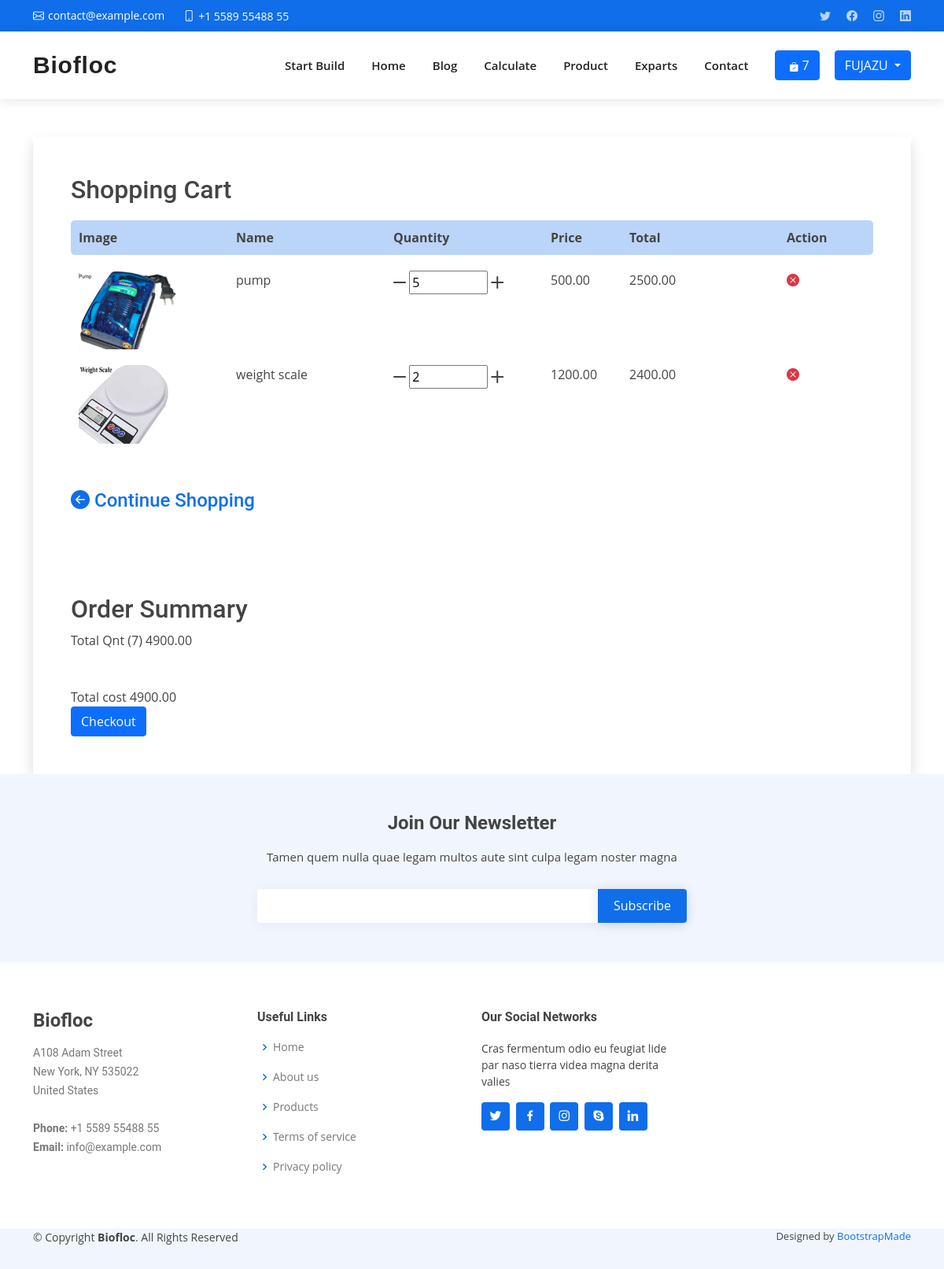
The page /cart (signed in) on the database its author committed.
### product/models.py (models this page shows, shortened)
class Order(models.Model):
    customer = models.ForeignKey(
        User, on_delete=models.SET_NULL, blank=True, null=True)
    date_orderd = models.DateTimeField(auto_now_add=True)
    complete = models.BooleanField(default=False)
    transaction_id = models.CharField(max_length=200, null=True)
    @property
    def get_cart_total(self):
        orderitems = self.orderitem_set.all()
        total = sum([item.get_total for item in orderitems])
        return total
    @property
    def get_cart_items(self):
        orderitem = self.orderitem_set.all()
        total = sum([item.quantity for item in orderitem])
        return total

class OrderItem(models.Model):
    product = models.ForeignKey(
        Product, on_delete=models.SET_NULL, blank=True, null=True)
    order = models.ForeignKey(
        Order, on_delete=models.SET_NULL, blank=True, null=True)
    quantity = models.IntegerField(default=0, null=True, blank=True)
    date_added = models.DateTimeField(auto_now_add=True)
    @property
    def get_total(self):
        total = self.product.price * self.quantity
        return total

class Product(models.Model):
    name = models.CharField(max_length=255)
    price = models.DecimalField(max_digits=7, decimal_places=2)
    pic = models.ImageField(null=True, blank=True, default='250x250.png')

### account/models.py (models this page shows)
class User(AbstractUser):
    FARMAR = 'FARMAR'
    AGRICULTURERIST = 'AGRICULTURERIST'
    VATONARIS = 'VATONARIS'
    IS_DOCTOR = 'DOCTOR'
    IS_USER = 'USER'
    USER_TYPE_CHOICES = [
        (IS_DOCTOR, 'Doctor'),
        (IS_USER, 'User'),
    ]
    user_type = models.CharField(
        max_length=20, choices=USER_TYPE_CHOICES, default=IS_USER)

### cart/views.py (the view)
# urls.py: path('cart', cart_summery, name='cart'),
def cart_summery(request):
    if request.user.is_authenticated:
        customer = request.user
        order, created = Order.objects.get_or_create(
            customer=customer, complete=False)
        items = order.orderitem_set.all()
    else:
        items = []
        order = {'get_cart_items': 0, 'get_cart_total': 0}
    context = {'items': items, 'order': order}
    return render(request, 'cart/cart.html', context)

### templates/cart/cart.html (shortened to what this page needs)
{% extends "layout/layout.html" %}
{% block content %}
<div class="container">
    <div class="flex shadow ">
        <div class="p-5 mt-5">
            <div class="">
                <h2 class="">Shopping Cart</h2>
            </div>
            <div style="display: grid;grid-template-columns: 20% 20% 20% 10% 20% 10%; font-weight: bold;     margin-top: 20px;
                margin-bottom: 10px;
                padding: 10px;
                background: #166eea4a;
                border-radius: 5px;">
                <div class="">Image</div>
                <div class="">Name</div>
                <div class="">Quantity</div>
                <div class="">Price</div>
                <div class="">Total</div>
                <div class="">Action</div>
            </div>
            {% for item in items %}
            <div style="display: grid;grid-template-columns: 20% 20% 20% 10% 20% 10%;padding: 10px;">
                <div class="">
                    <img height="100px" src="{{ item.product.pic.url }}" alt="">
                </div>
                <div class="">
                    <span class="">{{ item.product.name }}</span>
                </div>
                <div class="">
                    <i data-product="{{item.product.id}}" data-action="remove" class="bi bi-dash-lg update-cart"></i>
                    <input width="50" height="100" class="" style="width: 100px;" type="text" value="{{item.quantity}}">
                    <i data-product="{{item.product.id}}" data-action="add" class="bi bi-plus-lg update-cart"></i>
                </div>
                <div class="">
                    <span class="text-center w-1/5 font-semibold text-sm"> {{ item.product.price }}</span>
                </div>
                <div class="">
                    <span class="text-center w-1/5 font-semibold text-sm"> {{item.get_total}}</span>
                </div>
                <div class="text-danger"><i data-action="remove_item" data-product="{{item.product.id}}"
                        class="bi bi-x-circle-fill update-cart" style=""></i></div>
            </div>
            {% endfor %}
            <h4 class="mt-5">
                <a href="{% url 'product' %}" class="flex font-semibold text-indigo-600 text-sm mt-10">
                    <i class="bi bi-arrow-left-circle-fill"></i>
                    Continue Shopping
                </a>
            </h4>
        </div>
        <div id="summary" class="p-5">
            <h2 class="font-semibold text-2xl border-b pb-8">Order Summary</h2>
            <div class="flex justify-between mt-10 mb-5">
                <span class="font-semibold text-sm uppercase">Total Qnt ({{order.get_cart_items}})</span>
                <span class="font-semibold text-sm">{{order.get_cart_total}}</span>
            </div>
            <div class="border-t mt-8">
                <div class="flex font-semibold justify-between py-6 text-sm uppercase">
                    <span>Total cost</span>
                    <span>{{order.get_cart_total}}</span>
                </div>
                <a href="{% url 'checkout' %}">
                    <button class="btn btn-primary">Checkout</button></a>
            </div>
        </div>
    </div>
</div>
{% endblock content %}

### templates/layout/layout.html (shortened to what this page needs)
{% load static %}
<!DOCTYPE html>
<html lang="en">
<head>
  <link href="{% static 'assets/vendor/aos/aos.css' %}" rel="stylesheet">
  <link href="{% static 'assets/vendor/bootstrap/css/bootstrap.min.css' %}" rel="stylesheet">
  <link href="{% static 'assets/vendor/bootstrap-icons/bootstrap-icons.css' %}" rel="stylesheet">
  <link href="{% static 'assets/vendor/boxicons/css/boxicons.min.css' %}" rel="stylesheet">
  <link href="{% static 'assets/vendor/glightbox/css/glightbox.min.css' %}" rel="stylesheet">
  <link href="{% static 'assets/vendor/swiper/swiper-bundle.min.css' %}" rel="stylesheet">
  <link href="{% static 'assets/css/style.css' %}" rel="stylesheet">
</head>
<body>
  <section id="topbar" class="d-flex align-items-center">
    <div class="container d-flex justify-content-center justify-content-md-between">
      <div class="contact-info d-flex align-items-center">
        <i class="bi bi-envelope d-flex align-items-center"><a
            href="mailto:contact@example.com">contact@example.com</a></i>
        <i class="bi bi-phone d-flex align-items-center ms-4"><span>+1 5589 55488 55</span></i>
      </div>
      <div class="social-links d-none d-md-flex align-items-center">
        <a href="#" class="twitter"><i class="bi bi-twitter"></i></a>
        <a href="#" class="facebook"><i class="bi bi-facebook"></i></a>
        <a href="#" class="instagram"><i class="bi bi-instagram"></i></a>
        <a href="#" class="linkedin"><i class="bi bi-linkedin"></i></i></a>
      </div>
    </div>
  </section>
  <header id="header" class="d-flex align-items-center">
    <div class="container d-flex align-items-center justify-content-between">
      <h1 class="logo me-auto"><a href="{% url 'home' %}">Biofloc</a></h1>
      <nav id="navbar" class="navbar">
        <ul>
          {% url 'sb' as url %}
          <li><a class="nav-link {% if request.path == url %} active {% endif %}" href="{% url 'sb' %}">Start Build</a>
          </li>
          {% url 'home' as url %}
          <li><a class="nav-link {% if request.path == url %} active {% endif %}" href="{% url 'home' %}">Home</a></li>
          {% url 'viewBlog' as url %}
          <li><a class="nav-link {% if request.path == url %} active {% endif %}" href="{% url 'viewBlog' %}">Blog</a>
          </li>
          {% if request.user.user_type == 'USER' %}
          {% url 'calculate' as url %}
          <li><a class="nav-link {% if request.path == url %} active {% endif %}"
              href="{% url 'calculate' %}">Calculate</a></li>
          {% url 'product' as url %}
          <li><a class="nav-link {% if request.path == url %} active {% endif %}" href="{% url 'product' %}">Product</a>
          </li>
          {% url 'doctor' as url %}
          <li><a class="nav-link {% if request.path == url %} active {% endif %}" href="{% url 'doctor' %}">Exparts</a>
          </li>
          {% endif %}
          {% url 'contact' as url %}
          <li><a class="nav-link {% if request.path == url %} active {% endif %}" href="{% url 'contact' %}">Contact</a>
          </li>
          {% url 'cart' as cart %}
          {% url 'checkout' as checkout %}
          {% url 'product' as pro %}
          {% if request.path == cart or request.path == pro or request.path == checkout %}
          <li><a class="nav-link" href="{% url 'cart' %}">
              <button type="button" class="btn btn-primary position-relative">
                <i class="bi bi-bag-check-fill"></i>
                <span>
                  {{order.get_cart_items}}
                </span>
              </button>
            </a></li>
          {% endif %}
        </ul>
      </nav>
      {% if request.user.is_authenticated %}
      <div class="btn-group">
        <button type="button" class="btn btn-primary dropdown-toggle ms-3" data-bs-toggle="dropdown"
          aria-expanded="false">
          {{request.user|upper}}
        </button>
      </div>
      {% else %}
      {% url 'product' as url %}
      <a class="btn btn-primary {% if request.path == url %} active {% endif %} ms-2" href="{% url 'login' %}">Login
      </a>
      {% endif %}
    </div>
  </header>
  {% block content %}
  {% endblock content %}
  <footer id="footer">
    <div class="footer-newsletter" id="newsletter">
      <div class="container">
        <div class="row justify-content-center">
          <div class="col-lg-6">
            <h4>Join Our Newsletter</h4>
            <p>Tamen quem nulla quae legam multos aute sint culpa legam noster magna</p>
            <form action="{% url 'newsletter' %}" method="post">
              <input type="email" name="email" required><input type="submit" value="Subscribe">
            </form>
          </div>
        </div>
      </div>
    </div>
    <div class="footer-top">
      <div class="container">
        <div class="row">
          <div class="col-lg-3 col-md-6 footer-contact">
            <h3>Biofloc</h3>
            <p>
              A108 Adam Street <br>
              New York, NY 535022<br>
              United States <br><br>
              <strong>Phone:</strong> +1 5589 55488 55<br>
              <strong>Email:</strong> info@example.com<br>
            </p>
          </div>
          <div class="col-lg-3 col-md-6 footer-links">
            <h4>Useful Links</h4>
            <ul>
              <li><i class="bx bx-chevron-right"></i> <a href="{% url 'home' %}">Home</a></li>
              <li><i class="bx bx-chevron-right"></i> <a href="{% url 'about' %}">About us</a></li>
              <li><i class="bx bx-chevron-right"></i> <a href="{% url 'product' %}">Products</a></li>
              <li><i class="bx bx-chevron-right"></i> <a href="{% url 'terms' %}">Terms of service</a></li>
              <li><i class="bx bx-chevron-right"></i> <a href="{% url 'policy' %}">Privacy policy</a></li>
            </ul>
          </div>
          <div class="col-lg-3 col-md-6 footer-links">
            <h4>Our Social Networks</h4>
            <p>Cras fermentum odio eu feugiat lide par naso tierra videa magna derita valies</p>
            <div class="social-links mt-3">
              <a href="#" class="twitter"><i class="bx bxl-twitter"></i></a>
              <a href="#" class="facebook"><i class="bx bxl-facebook"></i></a>
              <a href="#" class="instagram"><i class="bx bxl-instagram"></i></a>
              <a href="#" class="google-plus"><i class="bx bxl-skype"></i></a>
              <a href="#" class="linkedin"><i class="bx bxl-linkedin"></i></a>
            </div>
          </div>
        </div>
      </div>
    </div>
    <div class="container footer-bottom clearfix">
      <div class="copyright">
        &copy; Copyright <strong><span>Biofloc</span></strong>. All Rights Reserved
      </div>
      <div class="credits">
        Designed by <a href="https://bootstrapmade.com/">BootstrapMade</a>
      </div>
    </div>
  </footer>
</body>
</html>

### static/assets/css/style.css (style rules this page uses)
body { font-family: "Open Sans", sans-serif; color: #444444; }
a { color: #106eea; text-decoration: none; }
h1, h2, h3, h4, h5, h6 { font-family: "Roboto", sans-serif; }
#topbar { background: #106eea; height: 40px; font-size: 14px; transition: all 0.5s; color: #fff; padding: 0; }
#topbar .contact-info i { font-style: normal; color: #fff; }
#topbar .contact-info i a, #topbar .contact-info i span { padding-left: 5px; color: #fff; }
#topbar .contact-info i a { line-height: 0; transition: 0.3s; transition: 0.3s; }
#topbar .social-links a { color: rgba(255, 255, 255, 0.7); line-height: 0; transition: 0.3s; margin-left: 20px; }
#header { background: #fff; transition: all 0.5s; z-index: 997; height: 86px; box-shadow: 0px 2px 15px rgba(0, 0, 0, 0.1); }
#header .logo { font-size: 30px; margin: 0; padding: 0; line-height: 1; font-weight: 600; letter-spacing: 0.8px; font-family: "Poppins", sans-serif; }
#header .logo a { color: #222222; }
.navbar { padding: 0; }
.navbar ul { margin: 0; padding: 0; display: flex; list-style: none; align-items: center; }
.navbar li { position: relative; }
.navbar > ul > li { white-space: nowrap; padding: 10px 0 10px 28px; }
.navbar a, .navbar a:focus { display: flex; align-items: center; justify-content: space-between; padding: 0 3px; font-size: 15px; font-weight: 600; color: #222222; white-space: nowrap; transition: 0.3s; position: relative; }
.navbar a i, .navbar a:focus i { font-size: 12px; line-height: 0; margin-left: 5px; }
.navbar > ul > li > a:before { content: ""; position: absolute; width: 100%; height: 2px; bottom: -6px; left: 0; background-color: #106eea; visibility: hidden; width: 0px; transition: all 0.3s ease-in-out 0s; }
section { padding: 60px 0; overflow: hidden; }
#footer { background: #fff; padding: 0 0 30px 0; color: #444444; font-size: 14px; background: #f1f6fe; }
#footer .footer-newsletter { padding: 50px 0; background: #f1f6fe; text-align: center; font-size: 15px; }
#footer .footer-newsletter h4 { font-size: 24px; margin: 0 0 20px 0; padding: 0; line-height: 1; font-weight: 600; }
#footer .footer-newsletter form { margin-top: 30px; background: #fff; padding: 6px 10px; position: relative; border-radius: 4px; box-shadow: 0px 2px 15px rgba(0, 0, 0, 0.06); text-align: left; }
#footer .footer-newsletter form input[type="email"] { border: 0; padding: 4px 8px; width: calc(100% - 100px); }
#footer .footer-newsletter form input[type="submit"] { position: absolute; top: 0; right: 0; bottom: 0; border: 0; background: none; font-size: 16px; padding: 0 20px; background: #106eea; color: #fff; transition: 0.3s; border-radius: 0 4px 4px 0; box-shadow: 0px 2px 15px rgba(0, 0, 0, 0.1); }
#footer .footer-top { padding: 60px 0 30px 0; background: #fff; }
#footer .footer-top .footer-contact { margin-bottom: 30px; }
#footer .footer-top .footer-contact h3 { font-size: 24px; margin: 0 0 15px 0; padding: 2px 0 2px 0; line-height: 1; font-weight: 700; }
#footer .footer-top .footer-contact p { font-size: 14px; line-height: 24px; margin-bottom: 0; font-family: "Roboto", sans-serif; color: #777777; }
#footer .footer-top h4 { font-size: 16px; font-weight: bold; color: #444444; position: relative; padding-bottom: 12px; }
#footer .footer-top .footer-links { margin-bottom: 30px; }
#footer .footer-top .footer-links ul { list-style: none; padding: 0; margin: 0; }
#footer .footer-top .footer-links ul i { padding-right: 2px; color: #106eea; font-size: 18px; line-height: 1; }
#footer .footer-top .footer-links ul li { padding: 10px 0; display: flex; align-items: center; }
#footer .footer-top .footer-links ul li:first-child { padding-top: 0; }
#footer .footer-top .footer-links ul a { color: #777777; transition: 0.3s; display: inline-block; line-height: 1; }
#footer .footer-top .social-links a { font-size: 18px; display: inline-block; background: #106eea; color: #fff; line-height: 1; padding: 8px 0; margin-right: 4px; border-radius: 4px; text-align: center; width: 36px; height: 36px; transition: 0.3s; }
#footer .copyright { text-align: center; float: left; }
#footer .credits { float: right; text-align: center; font-size: 13px; color: #444444; }

### rows shown on the page
Order: get_cart_items "7", get_cart_total "4900.00"
User: user "FUJAZU"
OrderItem: product.pic (picture), product.name "pump", quantity "5", product.price "500.00", get_total "2500.00"
OrderItem: product.pic (picture), product.name "weight scale", quantity "2", product.price "1200.00", get_total "2400.00"
